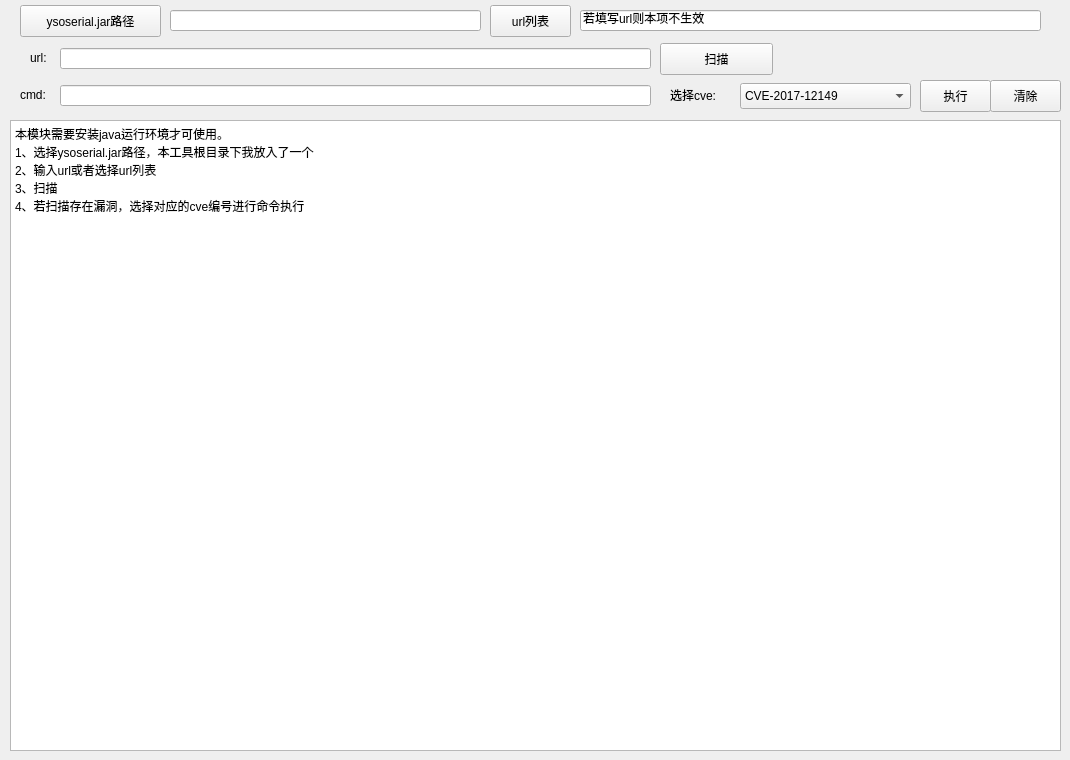
    <widget class="QWidget" name="tab_13">
     <attribute name="title">
      <string>jboss</string>
     </attribute>
     <widget class="QPushButton" name="pushButton_jboss_scan">
      <property name="geometry">
       <rect>
        <x>660</x>
        <y>43</y>
        <width>113</width>
        <height>32</height>
       </rect>
      </property>
      <property name="text">
       <string>扫描</string>
      </property>
     </widget>
     <widget class="QLabel" name="label_121">
      <property name="geometry">
       <rect>
        <x>20</x>
        <y>87</y>
        <width>60</width>
        <height>16</height>
       </rect>
      </property>
      <property name="text">
       <string>cmd:</string>
      </property>
     </widget>
     <widget class="QLabel" name="label_122">
      <property name="geometry">
       <rect>
        <x>30</x>
        <y>50</y>
        <width>60</width>
        <height>16</height>
       </rect>
      </property>
      <property name="text">
       <string>url:</string>
      </property>
     </widget>
     <widget class="QLineEdit" name="lineEdit_jboss_url">
      <property name="geometry">
       <rect>
        <x>60</x>
        <y>48</y>
        <width>591</width>
        <height>21</height>
       </rect>
      </property>
     </widget>
     <widget class="QComboBox" name="comboBox_jboss_cve">
      <property name="geometry">
       <rect>
        <x>740</x>
        <y>83</y>
        <width>171</width>
        <height>26</height>
       </rect>
      </property>
      <item>
       <property name="text">
        <string>CVE-2017-12149</string>
       </property>
      </item>
     </widget>
     <widget class="QPushButton" name="pushButton_jboss_exe">
      <property name="geometry">
       <rect>
        <x>920</x>
        <y>80</y>
        <width>71</width>
        <height>32</height>
       </rect>
      </property>
      <property name="text">
       <string>执行</string>
      </property>
     </widget>
     <widget class="QPushButton" name="pushButton_jboss_urllist">
      <property name="geometry">
       <rect>
        <x>490</x>
        <y>5</y>
        <width>81</width>
        <height>32</height>
       </rect>
      </property>
      <property name="text">
       <string>url列表</string>
      </property>
     </widget>
     <widget class="QLabel" name="label_123">
      <property name="geometry">
       <rect>
        <x>670</x>
        <y>87</y>
        <width>60</width>
        <height>16</height>
       </rect>
      </property>
      <property name="text">
       <string>选择cve:</string>
      </property>
     </widget>
     <widget class="QLineEdit" name="lineEdit_jboss_cmd">
      <property name="geometry">
       <rect>
        <x>60</x>
        <y>85</y>
        <width>591</width>
        <height>21</height>
       </rect>
      </property>
     </widget>
     <widget class="QLineEdit" name="lineEdit_jboss_urllist">
      <property name="geometry">
       <rect>
        <x>580</x>
        <y>10</y>
        <width>461</width>
        <height>21</height>
       </rect>
      </property>
      <property name="text">
       <string>若填写url则本项不生效</string>
      </property>
     </widget>
     <widget class="QPlainTextEdit" name="plainTextEdit_jboss_result">
      <property name="geometry">
       <rect>
        <x>10</x>
        <y>120</y>
        <width>1051</width>
        <height>631</height>
       </rect>
      </property>
      <property name="readOnly">
       <bool>true</bool>
      </property>
      <property name="plainText">
       <string>本模块需要安装java运行环境才可使用。
1、选择ysoserial.jar路径，本工具根目录下我放入了一个
2、输入url或者选择url列表
3、扫描
4、若扫描存在漏洞，选择对应的cve编号进行命令执行</string>
      </property>
     </widget>
     <widget class="QLineEdit" name="lineEdit_jboss_jar">
      <property name="geometry">
       <rect>
        <x>170</x>
        <y>10</y>
        <width>311</width>
        <height>21</height>
       </rect>
      </property>
     </widget>
     <widget class="QPushButton" name="pushButton_jboss_ysoserialpath">
      <property name="geometry">
       <rect>
        <x>20</x>
        <y>5</y>
        <width>141</width>
        <height>32</height>
       </rect>
      </property>
      <property name="text">
       <string>ysoserial.jar路径</string>
      </property>
     </widget>
     <widget class="QPushButton" name="pushButton_jboss_clearlog">
      <property name="geometry">
       <rect>
        <x>990</x>
        <y>80</y>
        <width>71</width>
        <height>32</height>
       </rect>
      </property>
      <property name="text">
       <string>清除</string>
      </property>
     </widget>
    </widget>
